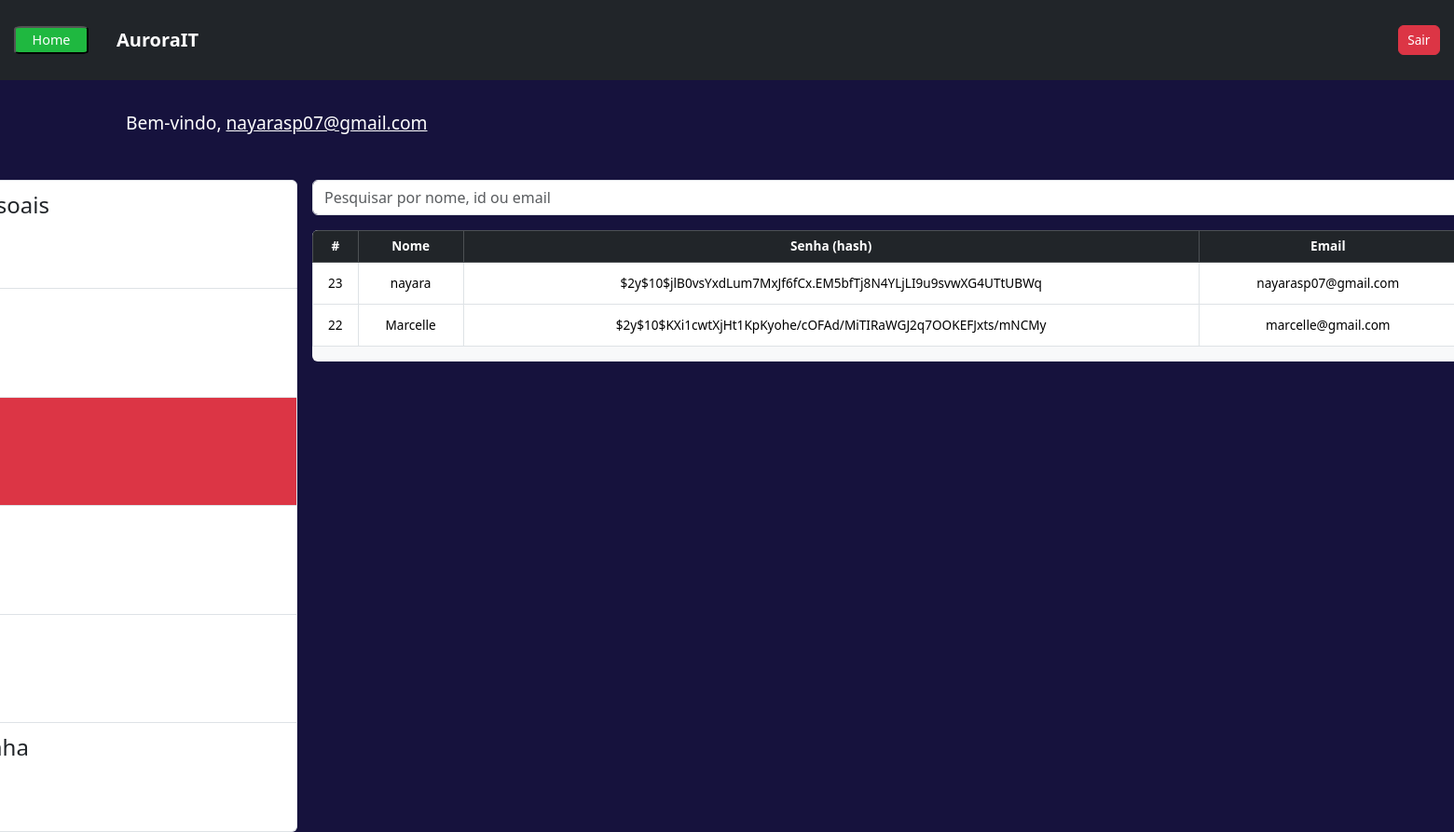
/enderecocliente.php (signed in), run on the app's committed database.
### tables this page shows
CREATE TABLE `usuarios` (
  `id` int(11) NOT NULL,
  `nome` varchar(140) NOT NULL,
  `email` varchar(140) NOT NULL,
  `senha` varchar(140) NOT NULL,
  `nivel` int(11) NOT NULL,
  `tell` varchar(11) NOT NULL,
  `sobrenome` varchar(140) NOT NULL,
  `gênero` enum('Feminino','Masculino','Prefiro não dizer') NOT NULL,
  `password_reset_token` varchar(255) DEFAULT NULL,
  `nome_comunidade` varchar(100) DEFAULT NULL,
  `telefone_comunidade` varchar(20) DEFAULT NULL,
  `entrou_no_grupo` tinyint(1) DEFAULT 0,
  `entrou_no_grupo_em` datetime DEFAULT NULL
);

### enderecocliente.php (the view, shortened to what this page needs)
<?php
include_once('config.php');
$logado = $_SESSION['email'];
if (!empty($_GET['search'])) {
    $data = $_GET['search'];
    $sql = "SELECT * FROM usuarios WHERE id LIKE '%$data%' or nome LIKE '%$data%' or email LIKE '%$data%' ORDER BY id DESC";
} else {
    $sql = "SELECT * FROM usuarios ORDER BY id DESC";
}
$result = $conexao->query($sql);
?>
<!DOCTYPE html>
<html lang="pt-br" dir="ltr">
<head>
    <link href="https://cdn.jsdelivr.net/npm/bootstrap@5.3.3/dist/css/bootstrap.min.css" rel="stylesheet">
    <link href='https://unpkg.com/boxicons@2.1.4/css/boxicons.min.css' rel='stylesheet'>
    <link rel="stylesheet" href="./css/areacli.css">
</head>
<body>
    <nav class="navbar navbar-expand-lg bg-body-primary bg-dark">
        <div>
            <a href="index.php"><button class="voltar" type="submit">Home</button></a>
        </div>
        <div class="container-fluid">
            <a class="navbar-brand text-white" href="index.php"><b>AuroraIT</b></a>
            <div class="d-flex">
                <a href="sair.php" class="btn btn-danger">Sair</a>
            </div>
        </div>
    </nav>
    <main class="flex-fill p-4">
        <div class="container">
            <h1 class="text-white">Bem-vindo, <u><?= $logado ?></u></h1>
            <div class="row gx-3 menu-lateral">
                <div class="col-lg-3">
                    <div class="list-group">
                        <a href="dadoscliente.php" class="list-group-item list-group-item-action text-dark">
                            <i class='bx bx-user'></i> Dados Pessoais
                        </a>
                        <a href="dadoscliente.php" class="list-group-item list-group-item-action text-dark">
                        </a>
                        <a href="enderecocliente.php" class="list-group-item list-group-item-action bg-danger text-light">
                        </a>
                        <a href="pedidoscliente.php" class="list-group-item list-group-item-action text-dark">
                        </a>
                        <a href="itensfavoritoscliente.php" class="list-group-item list-group-item-action text-dark">
                        </a>
                        <a href="senha.php" class="list-group-item list-group-item-action text-dark">
                            <i class='bx bx-lock-alt'></i> Alterar Senha
                        </a>
                    </div>
                </div>
                <div class="col-lg-8">
                    <div class="box-search mb-3">
                        <form method="GET" class="d-flex gap-2">
                            <input type="search" name="search" class="form-control" placeholder="Pesquisar por nome, id ou email">
                        </form>
                    </div>
                    <div class="table-responsive bg-light rounded">
                        <table class="table table-bordered text-center align-middle">
                            <thead class="table-dark">
                                <tr>
                                    <th>#</th>
                                    <th>Nome</th>
                                    <th>Senha (hash)</th>
                                    <th>Email</th>
                                </tr>
                            </thead>
                            <tbody>
                                <?php while ($user_data = mysqli_fetch_assoc($result)) : ?>
                                    <tr>
                                        <td><?= $user_data['id'] ?></td>
                                        <td><?= $user_data['nome'] ?></td>
                                        <td><?= $user_data['senha'] ?></td>
                                        <td><?= $user_data['email'] ?></td>
                                    </tr>
                                <?php endwhile; ?>
                            </tbody>
                        </table>
                    </div>
                </div>
            </div>
        </div>
    </main>
</body>
</html>

### css/areacli.css (style rules this page uses)
.menu-lateral { display: flex; justify-content: flex-start; width: 2000px; right: 300px; position: relative; top: 40px; }
.list-group { height: 700px; }
.list-group a { height: 800px; font-size: 24px; }
body { height: 100px; align-items: center; justify-content: center; background: #16123d; position: relative; overflow: hidden; }
.voltar { margin: 20px 15px; color: #fff; background: #1fb840; border-radius: 10%; width: 80px; height: 30px; cursor: pointer; }
body { font-size: 0.9rem; }
h1, h2, h3 { font-size: 1.2rem; margin-bottom: 10px; }
.table { font-size: 0.85rem; }
.table th, .table td { padding: 0.4rem; }
.list-group-item { padding: 0.5rem 0.75rem; font-size: 0.9rem; }
.container, .container-fluid { padding: 10px 15px; }
.navbar .btn { padding: 0.3rem 0.6rem; font-size: 0.85rem; }

### data on the page
usuarios: id "23", nome "nayara", senha "$2y$10$jlB0vsYxdLum7MxJf6fCx.EM5bfTj8N4YLjLI9u9svwXG4UTtUBWq", email "nayarasp07@gmail.com"
usuarios: id "22", nome "Marcelle", senha "$2y$10$KXi1cwtXjHt1KpKyohe/cOFAd/MiTIRaWGJ2q7OOKEFJxts/mNCMy", email "marcelle@gmail.com"

### other printed values
$logado "nayarasp07@gmail.com"
